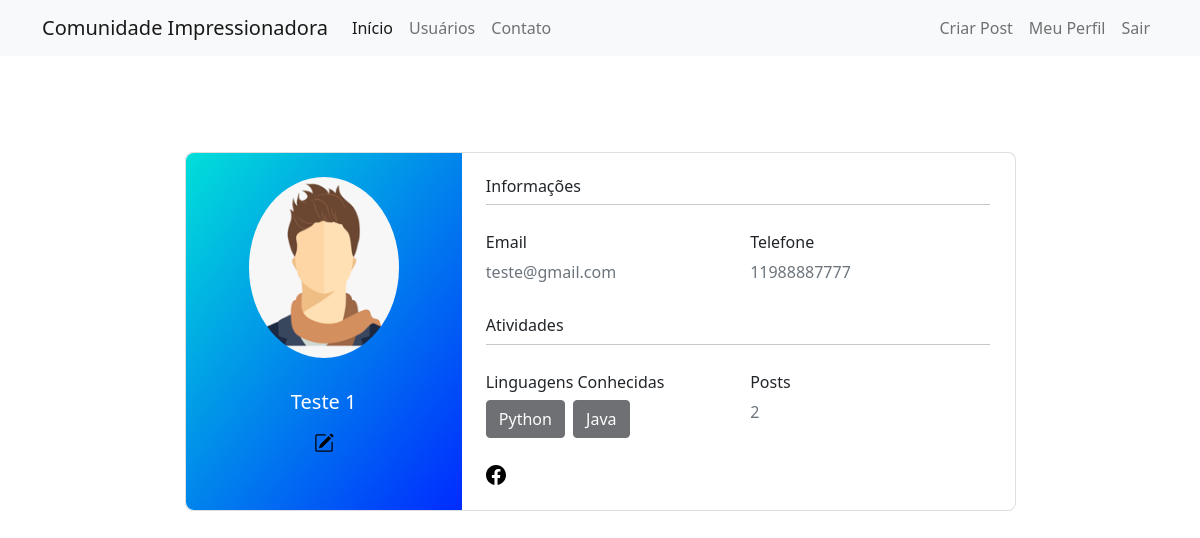
The page /perfil (signed in) on the database its author committed.
### comunidadeimpressionadora/models.py (models this page shows)
class Usuario(database.Model, UserMixin):
    id = database.Column(database.Integer, primary_key=True)
    username = database.Column(database.String, nullable=False)
    email = database.Column(database.String, nullable=False, unique=True)
    phone_number = database.Column(database.Integer)
    password = database.Column(database.String, nullable=False)
    profile_photo = database.Column(database.String, nullable=False, default='default.png')
    facebook = database.Column(database.String)
    instagram = database.Column(database.String)
    github = database.Column(database.String)
    posts = database.relationship('Post', backref='author', lazy=True)
    cursos = database.Column(database.String, nullable=False, default='Não informado')
    def contar_posts(self):
        return len(self.posts)

### comunidadeimpressionadora/routes.py (the view)
@app.route('/perfil')
@login_required
def perfil():
    foto_perfil = url_for('static', filename='fotos_perfil/{}'.format(current_user.profile_photo))
    return render_template('perfil.html', foto_perfil=foto_perfil)

### comunidadeimpressionadora/models.py (called while the page is built)
@login_manager.user_loader
def load_ususario(id_usuario):
    return Usuario.query.get(int(id_usuario))

### comunidadeimpressionadora/templates/perfil.html (shortened to what this page needs)
{% extends 'base.html' %}
{% block body %}
<section class="vh-100 pt-5">
    <div class="container py-5">
        <div class="row d-flex justify-content-center align-items-center h-100">
            <div class="col col-lg-9 mb-4 mb-lg-0">
                <div class="card mb-3" style="border-radius: .5rem;">
                    <div class="row g-0">
                        <div class="col-md-4 gradient-custom text-center text-white" style="border-top-left-radius: .5rem; border-bottom-left-radius: .5rem;">
                            <img src="{{ foto_perfil }}" alt="Avatar" class="img-fluid my-4 circle-image" style="width: 150px;" />
                            <h5 class = 'py-2'>{{ current_user.username }}</h5>
                            <a class = 'fa-lg' href="{{ url_for('editar_perfil') }}">
                            </a>
                        </div>
                        <div class="col-md-8">
                            <div class="card-body p-4">
                                <h6>Informações</h6>
                                <hr class="mt-0 mb-4">
                                <div class="row pt-1">
                                    <div class="col-6 mb-3">
                                        <h6>Email</h6>
                                        <p class="text-muted">{{ current_user.email }}</p>
                                    </div>
                                    <div class="col-6 mb-3">
                                        <h6>Telefone</h6>
                                        <p class="text-muted">{{ current_user.phone_number }}</p>
                                    </div>
                                </div>
                                <h6>Atividades</h6>
                                <hr class="mt-0 mb-4">
                                <div class="row pt-1">
                                    <div class="col-6 mb-3">
                                        <h6>Linguagens Conhecidas</h6>
                                        {% if 'Não informado' in current_user.cursos or current_user.cursos == '' %}
                                            <p class="text-muted">Não Informado</p>
                                        {% else %}
                                            {% for curso in current_user.cursos.split(';') %}
                                                <button type="button" class="btn btn-dark mb-2 me-1" disabled>{{ curso }}</button>
                                            {% endfor %}
                                        {% endif %}
                                    </div>
                                    <div class="col-6 mb-3">
                                        <h6>Posts</h6>
                                        <p class="text-muted">{{ current_user.contar_posts() }}</p>
                                    </div>
                                </div>
                                <div class="d-flex justify-content-start">
                                    {% if current_user.facebook %}
                                        <a href="{{ current_user.facebook }}" class='pe-1' target="_blank" rel="noopener noreferrer">
                                        </a>
                                    {% endif %}
                                </div>
                            </div>
                        </div>
                    </div>
                </div>
            </div>
        </div>
    </div>
</section>
{% endblock %}

### comunidadeimpressionadora/static/main.css (style rules this page uses)
.gradient-custom { background: #01dfd9; background: -webkit-linear-gradient(to right bottom, rgba(1,223,217), rgba(0,43,255)); background: linear-gradient(to right bottom, rgba(1,223,217), rgba(0,43,255)) }
.circle-image { border-radius: 50%; }
html,body { height: 100%; padding: 0; margin: 0; }

### rows shown on the page
Usuario: username "Teste 1", email "teste@gmail.com", phone_number "11988887777"

### other values the page prints
{{ curso }} "Python" "Java"
{{ current_user.contar_posts() }} "2"
